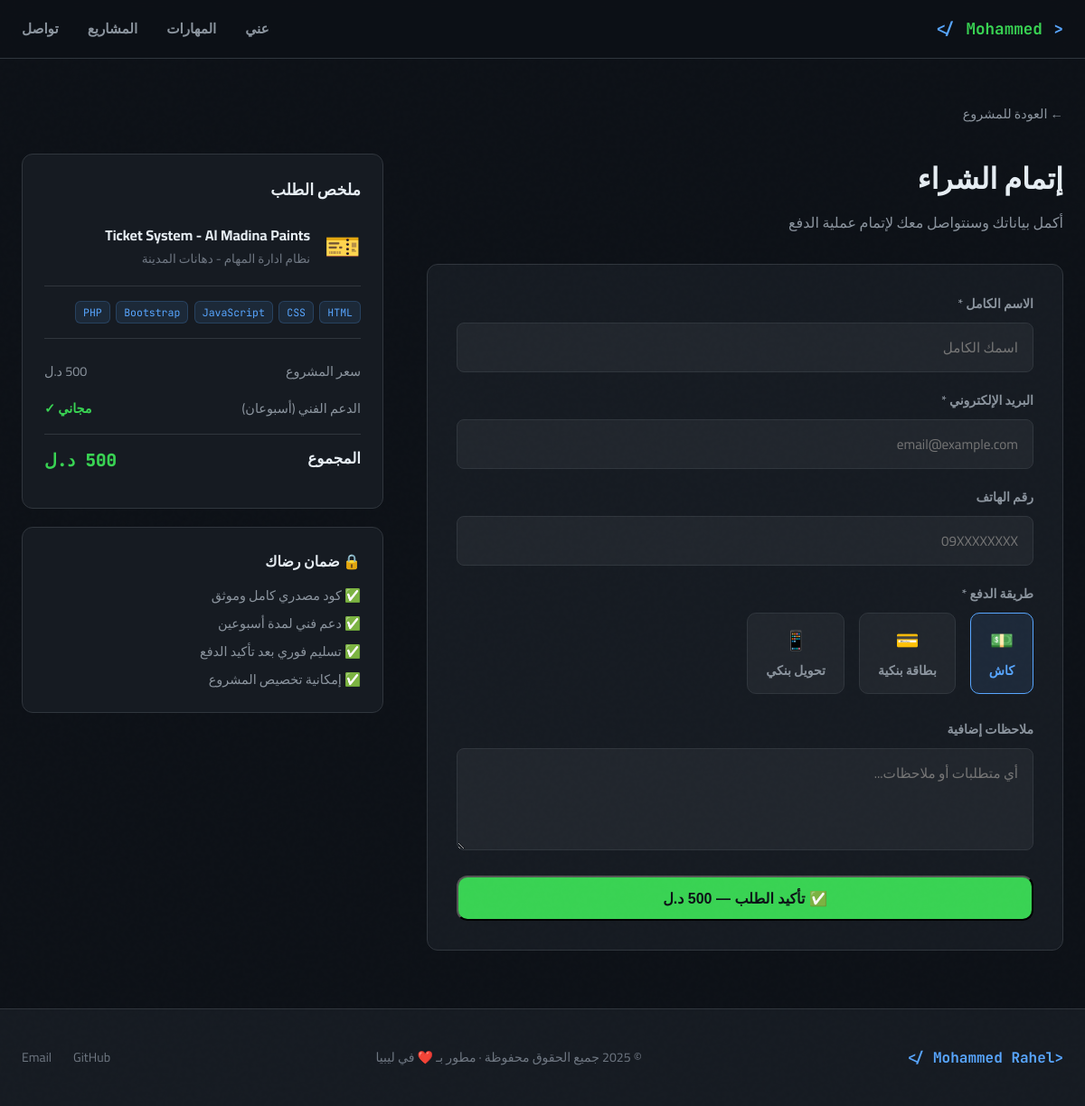
/buy/1, run on the app's committed database.
### tables this page shows
CREATE TABLE projects (
        id INTEGER PRIMARY KEY AUTOINCREMENT,
        title TEXT NOT NULL,
        title_ar TEXT,
        description TEXT,
        description_ar TEXT,
        tech_stack TEXT,
        category TEXT DEFAULT 'web',
        image_url TEXT,
        demo_url TEXT,
        github_url TEXT,
        price REAL DEFAULT 0,
        is_for_sale INTEGER DEFAULT 0,
        is_featured INTEGER DEFAULT 0,
        created_at TIMESTAMP DEFAULT CURRENT_TIMESTAMP
    );

### app.py (the view, shortened to what this page needs)
@app.route('/buy/<int:pid>', methods=['GET', 'POST'])
def buy_project(pid):
    conn = get_db()
    project = conn.execute('SELECT * FROM projects WHERE id=? AND is_for_sale=1', (pid,)).fetchone()
    if not project:
        conn.close()
        return redirect(url_for('index'))
    conn.close()
    return render_template('buy.html', project=project)

### app.py (called while the page is built)
def get_db():
    conn = sqlite3.connect(DB_PATH)
    conn.row_factory = sqlite3.Row
    return conn

### templates/buy.html (shortened to what this page needs)
{% extends "base.html" %}
{% block content %}
<section class="buy-page">
    <div class="container">
        <a href="/project/{{ project.id }}" class="back-btn">← العودة للمشروع</a>
        <div class="buy-page-grid">
            <div class="buy-form-side">
                <h1 class="buy-page-title">إتمام الشراء</h1>
                <p class="buy-page-sub">أكمل بياناتك وسنتواصل معك لإتمام عملية الدفع</p>
                <form method="POST" class="order-form">
                    <div class="form-group">
                        <label>الاسم الكامل *</label>
                        <input type="text" name="name" required placeholder="اسمك الكامل">
                    </div>
                    <div class="form-group">
                        <label>البريد الإلكتروني *</label>
                        <input type="email" name="email" required placeholder="email@example.com">
                    </div>
                    <div class="form-group">
                        <label>رقم الهاتف</label>
                        <input type="text" name="phone" placeholder="09XXXXXXXX">
                    </div>
                    <div class="form-group">
                        <label>طريقة الدفع *</label>
                        <div class="payment-options">
                            <label class="pay-option">
                                <span class="pay-box">
                                    <span class="pay-icon">💵</span>
                                    <span>كاش</span>
                                </span>
                            </label>
                            <label class="pay-option">
                                <span class="pay-box">
                                    <span class="pay-icon">💳</span>
                                    <span>بطاقة بنكية</span>
                                </span>
                            </label>
                            <label class="pay-option">
                                <span class="pay-box">
                                    <span class="pay-icon">📱</span>
                                    <span>تحويل بنكي</span>
                                </span>
                            </label>
                        </div>
                    </div>
                    <div class="form-group">
                        <label>ملاحظات إضافية</label>
                        <textarea name="notes" rows="3" placeholder="أي متطلبات أو ملاحظات..."></textarea>
                    </div>
                    <button type="submit" class="btn-buy btn-full">
                        ✅ تأكيد الطلب — {{ project.price|int }} د.ل
                    </button>
                </form>
            </div>
            <div class="order-summary">
                <div class="summary-card">
                    <h3>ملخص الطلب</h3>
                    <div class="summary-project">
                        <span class="summary-icon">
                            {% if 'Ticket' in project.title %}🎫
                            {% elif 'Stadium' in project.title %}🏟️
                            {% elif 'Coffee' in project.title %}☕
                            {% else %}💻{% endif %}
                        </span>
                        <div>
                            <p class="summary-title">{{ project.title }}</p>
                            <p class="summary-title-ar">{{ project.title_ar }}</p>
                        </div>
                    </div>
                    <div class="summary-tech">
                        {% for tech in project.tech_stack.split(',')[:5] %}
                        <span class="tech-tag">{{ tech.strip() }}</span>
                        {% endfor %}
                    </div>
                    <div class="summary-price-row">
                        <span>سعر المشروع</span>
                        <span>{{ project.price|int }} د.ل</span>
                    </div>
                    <div class="summary-price-row">
                        <span>الدعم الفني (أسبوعان)</span>
                        <span class="free-tag">مجاني ✓</span>
                    </div>
                    <div class="summary-total">
                        <span>المجموع</span>
                        <span class="total-amount">{{ project.price|int }} د.ل</span>
                    </div>
                </div>
                <div class="guarantee-card">
                    <h4>🔒 ضمان رضاك</h4>
                    <ul>
                        <li>✅ كود مصدري كامل وموثق</li>
                        <li>✅ دعم فني لمدة أسبوعين</li>
                        <li>✅ تسليم فوري بعد تأكيد الدفع</li>
                        <li>✅ إمكانية تخصيص المشروع</li>
                    </ul>
                </div>
            </div>
        </div>
    </div>
</section>
{% endblock %}

### static/css/style.css (style rules this page uses)
:root { --bg: #0D1117; --bg2: #161B22; --bg3: #21262D; --border: #30363D; --blue: #58A6FF; --green: #39D353; --purple: #BC8CFF; --orange: #FF7B72; --text: #E6EDF3; --text2: #8B949E; --text3: #6E7681; --font-mono: 'JetBrains Mono', monospace; --font-body: 'Cairo', sans-serif; --radius: 12px; --transition: 0.3s cubic-bezier(0.4, 0, 0.2, 1); }
*, *::before, *::after { box-sizing: border-box; margin: 0; padding: 0; }
html { scroll-behavior: smooth; }
body { background: var(--bg); color: var(--text); font-family: var(--font-body); line-height: 1.7; overflow-x: hidden; }
.container { max-width: 1200px; margin: 0 auto; padding: 0 1.5rem; }
.btn-full { width: 100%; justify-content: center; }
.tech-tag { background: rgba(88,166,255,0.1); color: var(--blue); border: 1px solid rgba(88,166,255,0.2); font-size: 0.72rem; padding: 2px 8px; border-radius: 6px; font-family: var(--font-mono); }
.form-group { margin-bottom: 1.25rem; }
.form-group label { display: block; margin-bottom: 0.5rem; font-size: 0.88rem; font-weight: 600; color: var(--text2); }
.form-group input, .form-group textarea, .form-group select { width: 100%; background: var(--bg3); border: 1px solid var(--border); color: var(--text); padding: 0.75rem 1rem; border-radius: 8px; font-family: var(--font-body); font-size: 0.95rem; transition: border-color var(--transition), box-shadow var(--transition); }
.form-group textarea { resize: vertical; }
.back-btn { display: inline-flex; align-items: center; gap: 0.5rem; color: var(--text2); text-decoration: none; font-size: 0.9rem; margin-bottom: 2rem; transition: color var(--transition); }
.btn-buy { display: block; width: 100%; text-align: center; background: var(--green); color: #0D1117; padding: 0.85rem; border-radius: var(--radius); text-decoration: none; font-weight: 800; font-size: 1rem; transition: var(--transition); }
.buy-page { padding: 7rem 0 4rem; }
.buy-page-grid { display: grid; grid-template-columns: 1fr 400px; gap: 3rem; align-items: start; }
.buy-page-title { font-size: 2rem; font-weight: 900; margin-bottom: 0.5rem; }
.buy-page-sub { color: var(--text2); margin-bottom: 2rem; }
.order-form { background: var(--bg2); border: 1px solid var(--border); border-radius: var(--radius); padding: 2rem; }
.payment-options { display: flex; gap: 1rem; flex-wrap: wrap; }
.pay-box { display: flex; flex-direction: column; align-items: center; gap: 0.3rem; background: var(--bg3); border: 1px solid var(--border); padding: 0.75rem 1.25rem; border-radius: 10px; cursor: pointer; transition: var(--transition); font-size: 0.88rem; }
.pay-option input:checked + .pay-box { border-color: var(--blue); background: rgba(88,166,255,0.1); color: var(--blue); }
.pay-icon { font-size: 1.3rem; }
.order-summary { position: sticky; top: 80px; }
.summary-card, .guarantee-card { background: var(--bg2); border: 1px solid var(--border); border-radius: var(--radius); padding: 1.5rem; margin-bottom: 1.25rem; }
.summary-card h3 { font-size: 1.1rem; font-weight: 800; margin-bottom: 1.25rem; }
.summary-project { display: flex; gap: 1rem; align-items: center; margin-bottom: 1rem; padding-bottom: 1rem; border-bottom: 1px solid var(--border); }
.summary-icon { font-size: 2rem; }
.summary-title { font-weight: 700; }
.summary-title-ar { font-size: 0.85rem; color: var(--text3); }
.summary-tech { display: flex; flex-wrap: wrap; gap: 0.4rem; margin-bottom: 1rem; padding-bottom: 1rem; border-bottom: 1px solid var(--border); }
.summary-price-row { display: flex; justify-content: space-between; padding: 0.5rem 0; font-size: 0.9rem; color: var(--text2); }
.free-tag { color: var(--green); font-weight: 700; }
.summary-total { display: flex; justify-content: space-between; padding: 0.75rem 0; margin-top: 0.5rem; border-top: 1px solid var(--border); font-weight: 800; font-size: 1.05rem; }
.total-amount { color: var(--green); font-family: var(--font-mono); font-size: 1.2rem; }
.guarantee-card h4 { font-size: 1rem; margin-bottom: 0.75rem; }
.guarantee-card ul { list-style: none; display: flex; flex-direction: column; gap: 0.4rem; }
.guarantee-card li { font-size: 0.9rem; color: var(--text2); }

### data on the page
projects: title "Ticket System - Al Madina Paints", title_ar "نظام ادارة المهام - دهانات المدينة"

### other printed values
{{ tech.strip() }} "HTML" "CSS" "JavaScript" "Bootstrap" "PHP"
